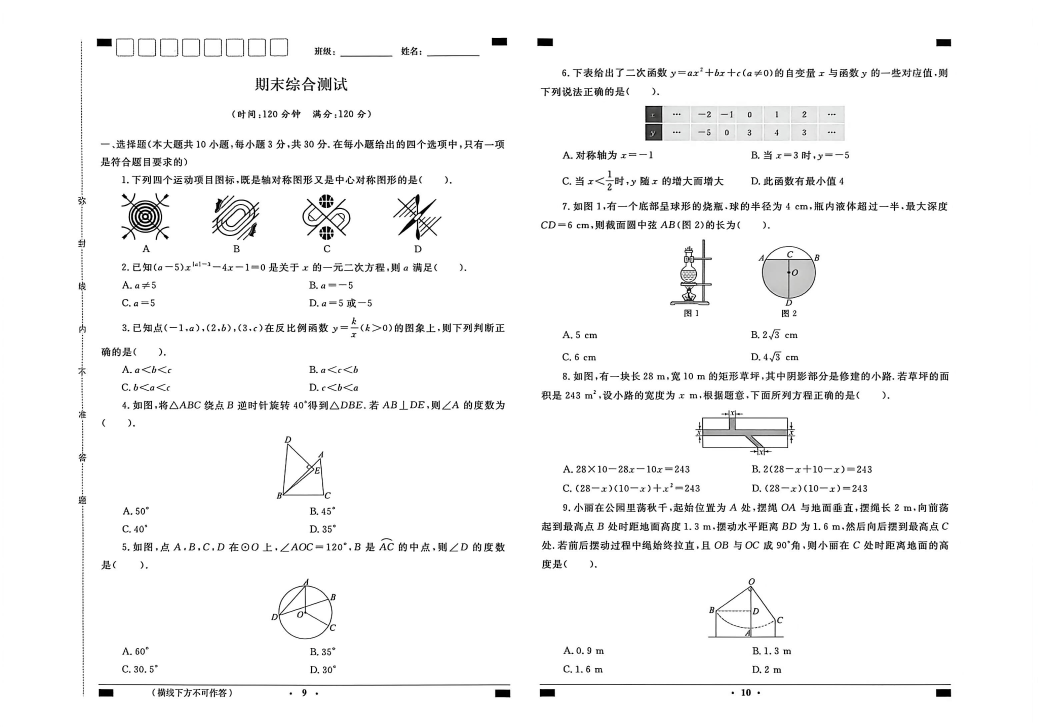
#> input picture scanner/samples/reference-1.jpg, 3112 x 2180 px, given in place of samples, which was not available (shown at 1/3 size)
$ python scan.py samples
#> lines starting #> are read from the running program, lines starting #| are printed output that depends on the picture; after the words box and inside, x2 and y2 are one past the last pixel; in counts of white or black regions, pixels touching at a corner belong together; pictures that were not available may be replaced by others from this repository, and a replacement may not be noted
"""Local document scanner. No proprietary CamScanner code or weights required."""
from pathlib import Path
import sys
sys.path.insert(0, str(Path(__file__).resolve().parents[1] / '.work' / 'scanner-python'))
import argparse
import json
import time
import cv2
import numpy as np
from PIL import Image, ImageOps


def read_image(path):
    with Image.open(path) as image:
        return cv2.cvtColor(np.array(ImageOps.exif_transpose(image).convert('RGB')), cv2.COLOR_RGB2BGR)


def save(path, image):
    path = Path(path)
    path.parent.mkdir(parents=True, exist_ok=True)
    ok, data = cv2.imencode(path.suffix, image)
    if not ok:
        raise ValueError(f'Cannot encode {path}')
    data.tofile(str(path))


def order_quad(points):
    points = np.array(points, np.float32).reshape(4, 2)
    center = points.mean(axis=0)
    points = points[np.argsort(np.arctan2(points[:, 1] - center[1], points[:, 0] - center[0]))]
    points = np.roll(points, -np.argmin(points.sum(axis=1)), axis=0)
    return points


def detect_page(image):
    h, w = image.shape[:2]
    scale = min(1., 1200 / max(h, w))
    small = cv2.resize(image, None, fx=scale, fy=scale)
    sh, sw = small.shape[:2]
    hsv = cv2.cvtColor(small, cv2.COLOR_BGR2HSV)
    gray = cv2.cvtColor(small, cv2.COLOR_BGR2GRAY)
    masks = []
    # Paper is bright and mostly neutral; several thresholds cover different light.
    for cutoff in (125, 155, 180):
        mask = ((hsv[:, :, 1] < 38) & (gray > cutoff)).astype(np.uint8) * 255
        mask = cv2.morphologyEx(mask, cv2.MORPH_CLOSE, np.ones((11, 11), np.uint8))
        mask = cv2.morphologyEx(mask, cv2.MORPH_OPEN, np.ones((25, 25), np.uint8))
        masks.append(mask)
    edges = cv2.Canny(cv2.GaussianBlur(gray, (5, 5), 0), 35, 110)
    masks.append(cv2.morphologyEx(edges, cv2.MORPH_CLOSE, np.ones((5, 5), np.uint8)))
    candidates = []
    for mask in masks:
        contours, _ = cv2.findContours(mask, cv2.RETR_EXTERNAL, cv2.CHAIN_APPROX_SIMPLE)
        for contour in contours:
            area = cv2.contourArea(contour)
            if area < sh * sw * .24:
                continue
            hull = cv2.convexHull(contour)
            for epsilon in (.012, .02, .03, .045):
                quad = cv2.approxPolyDP(hull, epsilon * cv2.arcLength(hull, True), True)
                if len(quad) != 4 or not cv2.isContourConvex(quad):
                    continue
                quad = order_quad(quad)
                qa = cv2.contourArea(quad)
                fill = min(area / max(qa, 1), 1)
                border = sum(x < 3 or y < 3 or x > sw-4 or y > sh-4 for x, y in quad)
                inside = np.zeros((sh, sw), np.uint8)
                cv2.fillConvexPoly(inside, quad.astype(np.int32), 255)
                neutral = np.mean(hsv[:, :, 1][inside > 0] < 38)
                score = qa / (sw * sh) * fill * neutral**4 - border * .6
                candidates.append((score, quad / scale))
    if not candidates:
        return np.array([[0, 0], [w-1, 0], [w-1, h-1], [0, h-1]], np.float32), 'full-image-fallback'
    return max(candidates, key=lambda item: item[0])[1], 'automatic'


def rectify(image, quad):
    tl, tr, br, bl = order_quad(quad)
    w = int(round(max(np.linalg.norm(tr-tl), np.linalg.norm(br-bl))))
    h = int(round(max(np.linalg.norm(bl-tl), np.linalg.norm(br-tr))))
    if min(w, h) < 32:
        raise ValueError('Page corners are too close together')
    destination = np.float32([[0, 0], [w-1, 0], [w-1, h-1], [0, h-1]])
    matrix = cv2.getPerspectiveTransform(np.float32([tl, tr, br, bl]), destination)
    return cv2.warpPerspective(image, matrix, (w, h), flags=cv2.INTER_CUBIC, borderMode=cv2.BORDER_REPLICATE)


def enhance(image, strength=.85):
    gray = cv2.cvtColor(image, cv2.COLOR_BGR2GRAY)
    h, w = gray.shape
    # Estimate paper illumination without treating dark text as paper background.
    ratio = min(1., 1000 / max(h, w))
    reduced = cv2.resize(gray, None, fx=ratio, fy=ratio, interpolation=cv2.INTER_AREA)
    background = cv2.morphologyEx(reduced, cv2.MORPH_CLOSE, cv2.getStructuringElement(cv2.MORPH_ELLIPSE, (31, 31)))
    background = cv2.GaussianBlur(background, (0, 0), 9)
    background = cv2.resize(background, (w, h), interpolation=cv2.INTER_CUBIC)
    normalized = np.clip(gray.astype(np.float32) * 255 / np.maximum(background.astype(np.float32), 20), 0, 255)
    # Keep gray diagrams; avoid hard thresholding in the default output.
    black = min(float(np.percentile(normalized, 2)), 100.) * strength
    white = 250.
    clean = np.clip((normalized - black) * 255 / (white-black), 0, 255).astype(np.uint8)
    blur = cv2.GaussianBlur(clean, (0, 0), .8)
    clean = cv2.addWeighted(clean, 1.45, blur, -.45, 0)
    bw = cv2.adaptiveThreshold(clean, 255, cv2.ADAPTIVE_THRESH_GAUSSIAN_C, cv2.THRESH_BINARY, 41, 12)
    return clean, bw


def process(paths, output, corners=None, split=False):
    output = Path(output)
    output.mkdir(parents=True, exist_ok=True)
    records, pdf_pages = [], []
    for index, source in enumerate(paths, 1):
        started = time.perf_counter()
        image = read_image(source)
#> in read_image, image is the input picture: PIL image 3112x2180 RGB; mean R, G, B 246.3, 246.3, 246.3
        quad, detection = detect_page(image) if corners is None else (order_quad(corners), 'manual')
#> in detect_page, `small = cv2.resize(image, None, fx=scale, fy=scale)`:
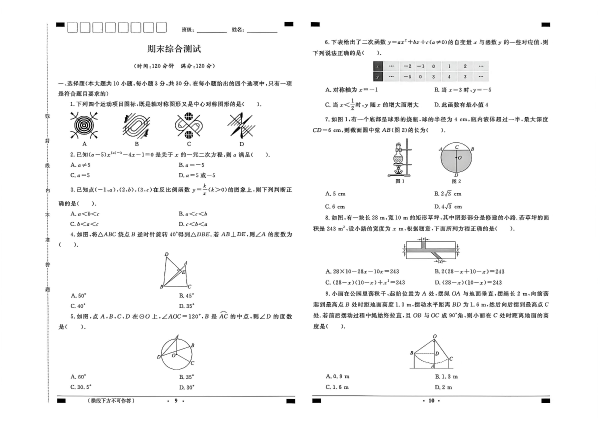
#> small: shape (841, 1200, 3) (shown at 1/2 size); mean B, G, R 246.3, 246.3, 246.3
#> in detect_page, `hsv = cv2.cvtColor(small, cv2.COLOR_BGR2HSV)`: hsv: shape (841, 1200, 3); mean H, S, V 0.4, 0, 246.3
#> the loop in detect_page, `for cutoff in (125, 155, 180):` made 3 passes
#> pass 1, in detect_page, `mask = ((hsv[:, :, 1] < 38) & (gray > cutoff)).astype(np.uint8) * 255`:
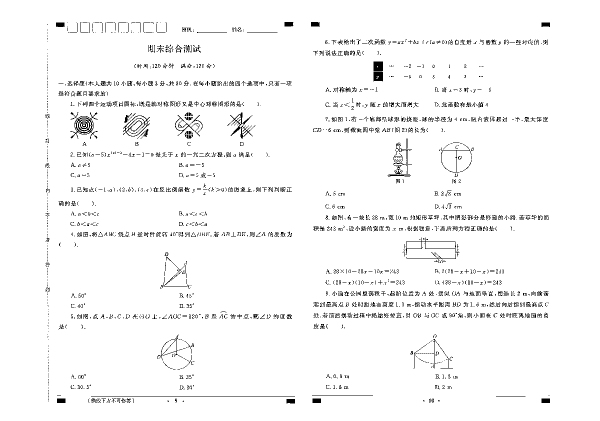
#> mask: shape (841, 1200) (shown at 1/2 size); 96.9% white; black in thin lines or dots, all inside (x1, y1, x2, y2) = (91, 44, 1100, 807)
#> pass 3, in detect_page, `mask = ((hsv[:, :, 1] < 38) & (gray > cutoff)).astype(np.uint8) * 255`:
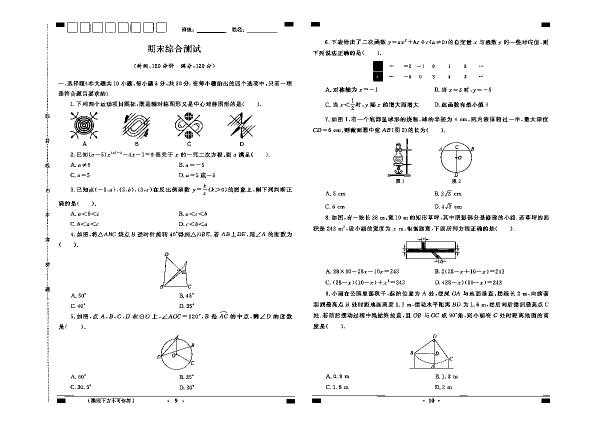
#> mask: shape (841, 1200) (shown at 1/2 size); 96% white; black in thin lines or dots, all inside (x1, y1, x2, y2) = (90, 44, 1100, 807)
#> after the loop in detect_page, `for cutoff in (125, 155, 180):`: masks = 3 items
#> in detect_page, `edges = cv2.Canny(cv2.GaussianBlur(gray, (5, 5), 0), 35, 110)`:
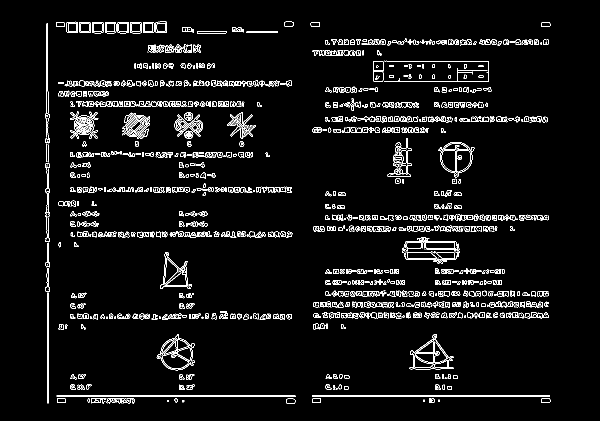
#> edges: shape (841, 1200) (shown at 1/2 size); 4.6% white in thin lines or dots, all inside (x1, y1, x2, y2) = (90, 43, 1101, 807)
#> the loop in detect_page, `for mask in masks:` made 4 passes
#> after the loop in detect_page, `for mask in masks:`: candidates = 12 items
#> quad = [[0, 0], [3109.4, 0], [3109.4, 2178.4], [0, 2178.4]]; detection = 'automatic'
        warped = rectify(image, quad)
#> in rectify, `tl, tr, br, bl = order_quad(quad)`: tl = [0, 0]; tr = [3109.4, 0]; br = [3109.4, 2178.4]; bl = [0, 2178.4]
#> in rectify, `w = int(round(max(np.linalg.norm(tr-tl), np.linalg.norm(br-bl))))`: w = 3109
#> in rectify, `h = int(round(max(np.linalg.norm(bl-tl), np.linalg.norm(br-tr))))`: h = 2178
#> in rectify, `destination = np.float32([[0, 0], [w-1, 0], [w-1, h-1], [0, h-1]])`: destination = [[0, 0], [3108, 0], [3108, 2177], [0, 2177]]
#> in rectify, `matrix = cv2.getPerspectiveTransform(np.float32([tl, tr, br, bl]), des..`: matrix = [[1, 0, 0], [0, 0.999, 0], [0, 0, 1]]
#> in rectify, `return cv2.warpPerspective(image, matrix, (w, h), flags=cv2.INTER_CUBI..`:
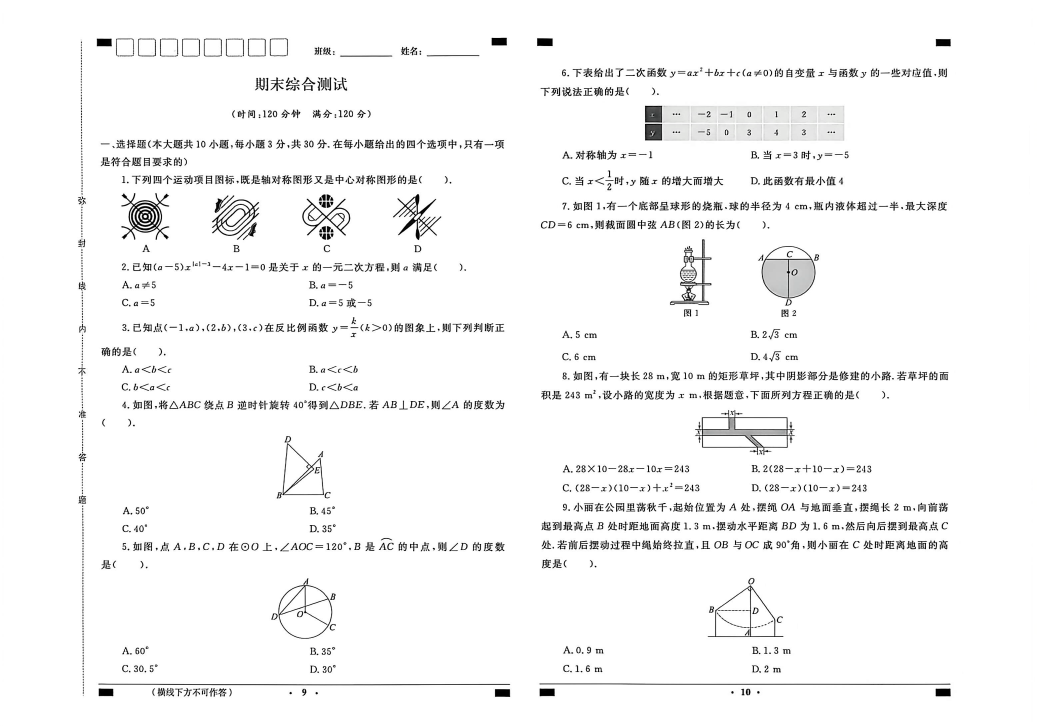
#> returned value: shape (2178, 3109, 3) (shown at 1/3 size); mean of channels 0, 1, 2 246.3, 246.3, 246.3; drawn as R, G, B
        clean, bw = enhance(warped)
#> in enhance, `reduced = cv2.resize(gray, None, fx=ratio, fy=ratio, interpolation=cv2..`:
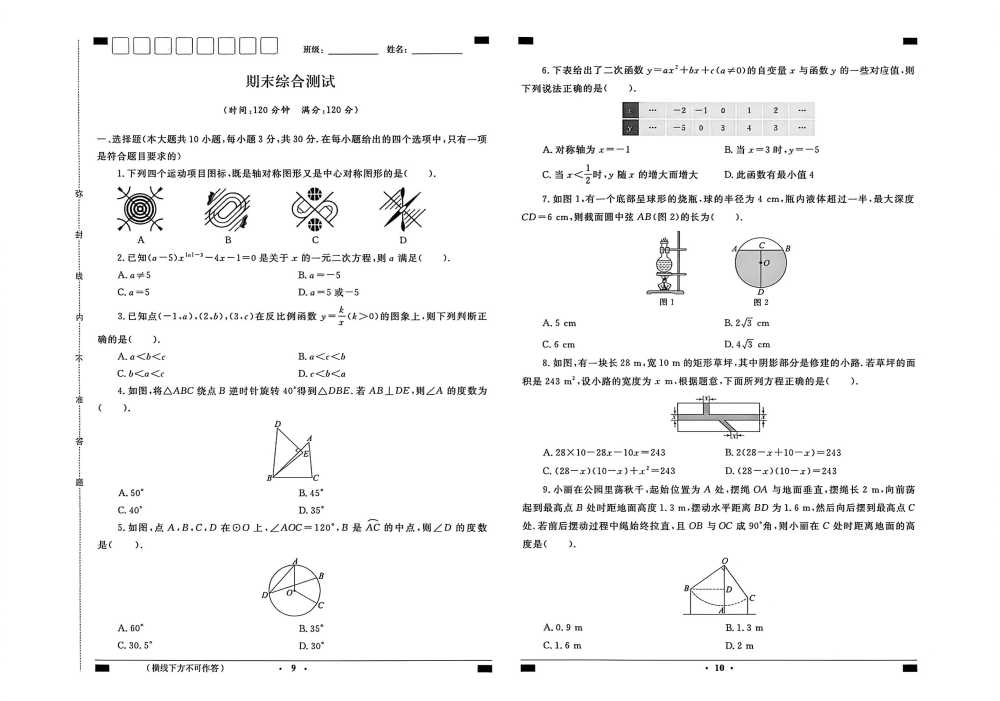
#> reduced: shape (701, 1000); min 0, max 255, mean 246.3
#> in enhance, `black = min(float(np.percentile(normalized, 2)), 100.) * strength`: black = 38.25
#> in enhance, `bw = cv2.adaptiveThreshold(clean, 255, cv2.ADAPTIVE_THRESH_GAUSSIAN_C,..`:
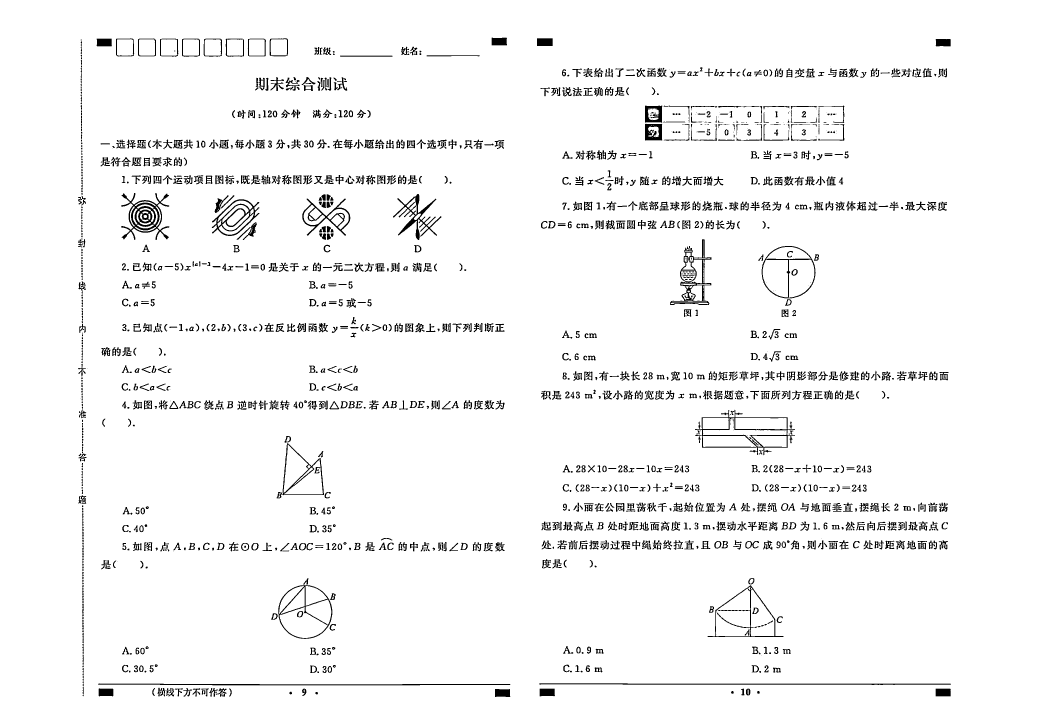
#> bw: shape (2178, 3109) (shown at 1/3 size); 96.1% white; 1682 black regions (289 under 20 px), largest, box (x1, y1, x2, y2) and area: (363, 579, 508, 720) 6445, (2085, 1229, 2385, 1366) 4811, (2010, 718, 2135, 915) 4560
        stem = f'{index:02d}-{Path(source).stem}'
        overlay = image.copy()
        cv2.polylines(overlay, [quad.astype(np.int32)], True, (30, 180, 30), 4)
        save(output / f'{stem}-detected.jpg', overlay)
        save(output / f'{stem}-color.png', warped)
        save(output / f'{stem}-scan.png', clean)
        save(output / f'{stem}-bw.png', bw)
        pages = [clean]
        if split:
            midpoint = clean.shape[1] // 2
            pages = [clean[:, :midpoint], clean[:, midpoint:]]
        for n, page in enumerate(pages, 1):
            save(output / f'{stem}-page-{n}.png', page)
            pdf_pages.append(Image.fromarray(page).convert('RGB'))
#> this loop made 1 pass
#> n on pass 1: 1
#> after the loop, pdf_pages = 1 item
        records.append({'source': str(Path(source).resolve()), 'corners': quad.tolist(), 'detection': detection,
                        'output_size': list(clean.shape[::-1]), 'seconds': round(time.perf_counter()-started, 3),
                        'handwriting': 'preserved', 'geometry': 'planar-perspective-only'})
        print(f'{index}/{len(paths)}: {source} -> {clean.shape[1]}x{clean.shape[0]}', flush=True)
#| 1/1: samples -> 3109x2178
    if pdf_pages:
        # Resolution is output metadata, not an assertion of recovered optical detail.
        pdf_pages[0].save(output / 'scanned.pdf', save_all=True, append_images=pdf_pages[1:], resolution=200.)
    (output / 'report.json').write_text(json.dumps(records, ensure_ascii=False, indent=2), encoding='utf-8')
    return records


if __name__ == '__main__':
    parser = argparse.ArgumentParser(description='Local multi-page exam scanner')
    parser.add_argument('images', nargs='+', help='Input photo paths')
    parser.add_argument('--output', default='output/scans')
    parser.add_argument('--split', action='store_true', help='Split each two-page spread into left/right PDF pages')
    parser.add_argument('--corners', help='Optional TL,TR,BR,BL points as JSON [[x,y],...] (single image only)')
    args = parser.parse_args()
    if args.corners and len(args.images) != 1:
        parser.error('--corners requires one image')
    process(args.images, args.output, json.loads(args.corners) if args.corners else None, args.split)

$ run again, on scanner/samples/reference-2.jpg
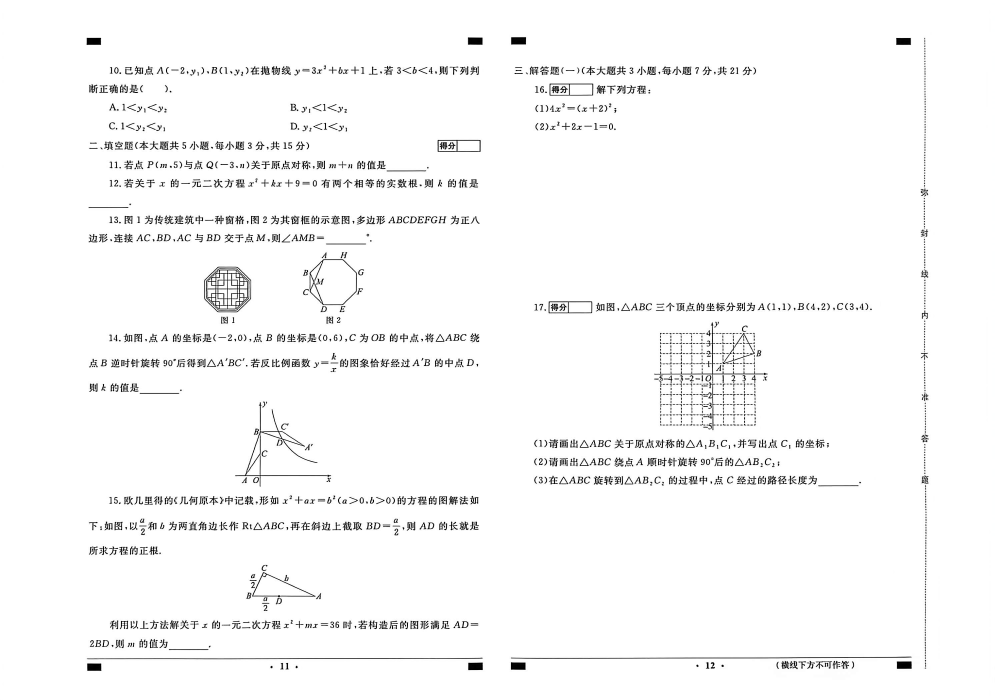
#> input picture scanner/samples/reference-2.jpg, 2984 x 2100 px, given in place of samples, which was not available (shown at 1/3 size)
#> in read_image, image is the input picture: PIL image 2984x2100 RGB; mean R, G, B 248.4, 248.4, 248.4
#> hsv: shape (845, 1200, 3); mean H, S, V 0.1, 0, 248.4
#> after the loop in detect_page, `for cutoff in (125, 155, 180):`: masks = 3 items
#> in detect_page, `edges = cv2.Canny(cv2.GaussianBlur(gray, (5, 5), 0), 35, 110)`:
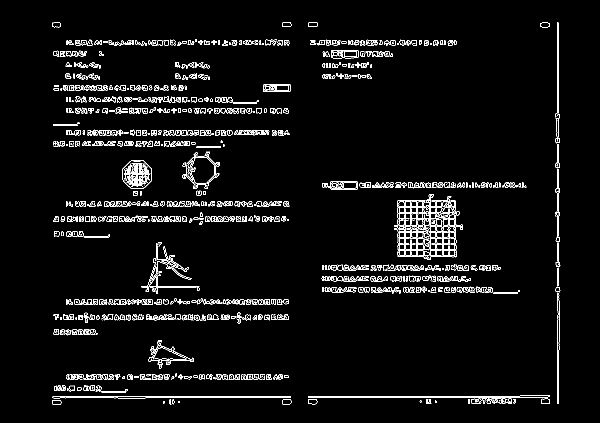
#> edges: shape (845, 1200) (shown at 1/2 size); 4% white in thin lines or dots, all inside (x1, y1, x2, y2) = (104, 44, 1121, 810)
#> the loop in detect_page, `for mask in masks:` made 4 passes
#> after the loop in detect_page, `for mask in masks:`: candidates = 12 items
#> quad = [[0, 0], [2981.5, 0], [2981.5, 2098.7], [0, 2098.7]]; detection = 'automatic'
#> tl = [0, 0]; tr = [2981.5, 0]; br = [2981.5, 2098.7]; bl = [0, 2098.7]
#> in rectify, `w = int(round(max(np.linalg.norm(tr-tl), np.linalg.norm(br-bl))))`: w = 2982
#> in rectify, `h = int(round(max(np.linalg.norm(bl-tl), np.linalg.norm(br-tr))))`: h = 2099
#> destination = [[0, 0], [2981, 0], [2981, 2098], [0, 2098]]
#> matrix = [[1, 0, 0], [0, 1, 0], [0, 0, 1]]
#> black = 73.95
#> in enhance, `bw = cv2.adaptiveThreshold(clean, 255, cv2.ADAPTIVE_THRESH_GAUSSIAN_C,..`:
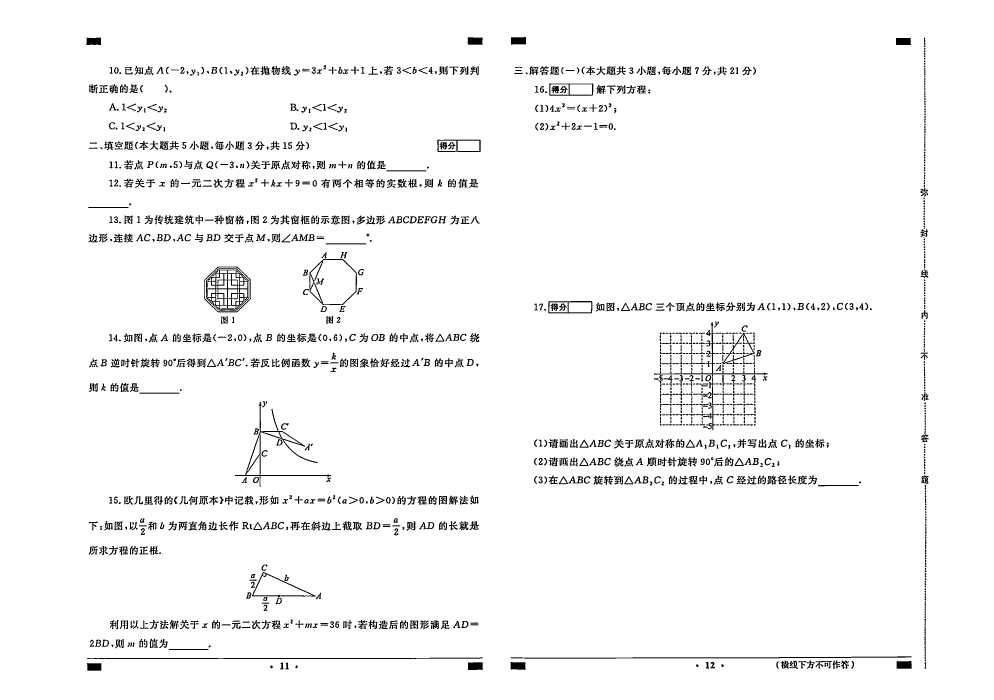
#> bw: shape (2099, 2982) (shown at 1/3 size); 96.8% white; 1569 black regions (213 under 20 px), largest, box (x1, y1, x2, y2) and area: (618, 805, 749, 932) 5118, (705, 1206, 994, 1460) 3648, (1532, 1969, 2735, 1976) 3574
#> the loop in process, `for n, page in enumerate(pages, 1):` made 1 pass
#> n on pass 1: 1
#> after the loop in process, `for n, page in enumerate(pages, 1):`: pdf_pages = 1 item
#| 1/1: samples -> 2982x2099
